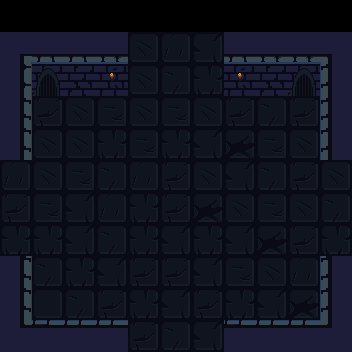

This game map was drawn from its Tiled (.tmx) file and the tilesets committed beside it. A one-line description and the full map source follow:
An orthogonal 11x11 tile map with 32x32 px tiles, 1 tile layer (Kachelebene 1) and 16 objects.

<map version="1.10" tiledversion="1.11.2" orientation="orthogonal" renderorder="right-down" width="11" height="11" tilewidth="32" tileheight="32" infinite="0" nextlayerid="5" nextobjectid="28">
 <tileset firstgid="1" source="Dungeon_Tileset_Tryout.tsx" />
 <layer id="1" name="Kachelebene 1" width="11" height="11">
  <data encoding="csv">
0,0,0,0,0,0,0,0,0,0,0,
113,3,3,4,67,68,35,3,4,4,5,
129,55,131,75,67,50,34,75,131,55,21,
33,51,67,66,67,66,67,51,50,51,37,
49,67,67,34,66,34,35,36,66,67,53,
68,67,66,50,68,51,67,35,50,51,67,
51,66,35,68,34,51,36,67,66,67,50,
34,34,35,50,34,35,34,35,36,51,34,
49,50,34,35,51,51,35,66,67,68,53,
65,178,50,51,34,35,51,34,35,36,69,
81,82,83,84,51,50,35,82,83,84,85
</data>
 </layer>
 <objectgroup id="2" name="collision">
  <object id="1" x="32" y="64" width="96" height="32" />
  <object id="3" x="0" y="256" width="32" height="96" />
  <object id="5" x="32" y="320" width="96" height="32" />
  <object id="8" x="224" y="320" width="96" height="32" />
  <object id="17" x="224" y="64" width="96" height="32" />
  <object id="18" x="320" y="256" width="32" height="96" />
  <object id="19" x="320" y="64" width="32" height="96" />
  <object id="20" x="0" y="64" width="32" height="96" />
 </objectgroup>
 <objectgroup id="3" name="door">
  <object id="9" x="128" y="320" width="96" height="32">
   <properties>
    <property name="type" value="bottom" />
   </properties>
  </object>
  <object id="21" x="128" y="64" width="96" height="32">
   <properties>
    <property name="type" value="top" />
   </properties>
  </object>
  <object id="22" x="320" y="160" width="32" height="96">
   <properties>
    <property name="type" value="right" />
   </properties>
  </object>
  <object id="23" x="0" y="160" width="32" height="96">
   <properties>
    <property name="type" value="left" />
   </properties>
  </object>
 </objectgroup>
 <objectgroup id="4" name="util">
  <object id="24" x="80" y="144">
   <properties>
    <property name="type" value="spawner" />
   </properties>
   <point />
  </object>
  <object id="25" x="272" y="144">
   <properties>
    <property name="type" value="spawner" />
   </properties>
   <point />
  </object>
  <object id="26" x="80" y="272">
   <properties>
    <property name="type" value="spawner" />
   </properties>
   <point />
  </object>
  <object id="27" x="272" y="272">
   <properties>
    <property name="type" value="spawner" />
   </properties>
   <point />
  </object>
 </objectgroup>
</map>
